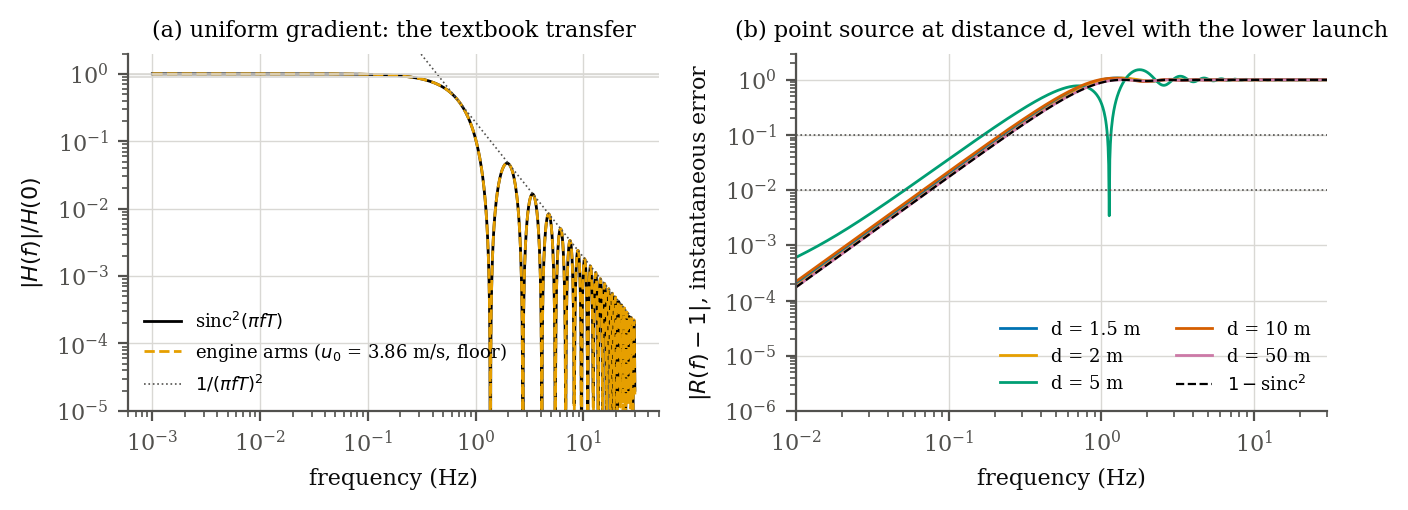

This figure's Python source:
"""The gradiometer's transfer function, ideal and in the near field (C2, C3).

    python transfer.py          # transfer.json, transfer.pdf, transfer.png

1. |H(f)|/H(0) of the arms' separation (uniform time-varying gradient -> phase): numerical, from
   flight.py's arms, against sinc²(πfT) (Cheinet et al. 2008 eq. 9; acceleration transfer
   H_a = k_eff H/ω² = k_eff T² sinc²(ωT/2)). Symmetric launch without floor (the textbook case)
   and the engine's (u₀ = 3.86 m/s, floor).
2. The near field: a point mass at horizontal distance d, level with the lower launch point (z = 0)
   or midway up the tower (z = 5 m), whose mass is modulated as e^{iωt}. Its flight phase relative
   to the read frozen at the π pulse, R(f) = Σ s w ΔV e^{iω(τ−T)} / Σ s w ΔV, is the transfer
   function the instrument really applies to that source; 1 − R is the error of the instantaneous
   approximation at frequency f.
"""

from __future__ import annotations

import json
from dataclasses import replace
from pathlib import Path

import matplotlib.pyplot as plt
import numpy as np

import flight as F
import style as S

HERE = Path(__file__).resolve().parent
FREQS = np.geomspace(1e-3, 30.0, 1200)
DISTANCES = [1.0, 1.5, 2.0, 3.0, 5.0, 10.0, 20.0, 50.0]
HEIGHTS = [0.0, 5.0]


def sinc2(f: np.ndarray, t: float) -> np.ndarray:
    return np.sinc(f * t) ** 2  # numpy's sinc(x) = sin(πx)/(πx)


def near_response(ins: F.Instrument, d: float, z: float, freqs: np.ndarray) -> np.ndarray:
    """R(f) (complex) for a modulated point mass at (d, 0, z) from the tower's base."""
    tau, w, z_lo, z_up = F.nodes(ins)
    src = np.array([d, 0.0, z])
    acc = np.zeros(len(tau))
    for height, s in ((0.0, 1.0), (ins.separation, -1.0)):
        r_u = np.hypot(d, height + z_up - z)
        r_l = np.hypot(d, height + z_lo - z)
        acc += s * w * (-1.0 / r_u + 1.0 / r_l)
    del src
    return (np.exp(2j * np.pi * np.outer(freqs, tau - ins.half)) @ acc) / acc.sum()


def crossing(freqs: np.ndarray, err: np.ndarray, level: float) -> float | None:
    """The lowest frequency at which `err` first reaches `level` (log-interpolated)."""
    above = np.nonzero(err >= level)[0]
    if len(above) == 0:
        return None
    i = int(above[0])
    if i == 0:
        return float(freqs[0])
    f0, f1, e0, e1 = freqs[i - 1], freqs[i], err[i - 1], err[i]
    x = (np.log(level) - np.log(e0)) / (np.log(e1) - np.log(e0))
    return float(np.exp(np.log(f0) + x * (np.log(f1) - np.log(f0))))


def main() -> None:
    res: dict[str, object] = {}
    ideal = replace(F.AION10, floor = False).symmetric()
    num = F.separation_transfer(ideal, FREQS)
    ref = sinc2(FREQS, ideal.half)
    low = FREQS <= 10.0
    c2 = float(np.max(np.abs(num[low] - ref[low])))
    ctrl = float(np.max(np.abs(num[low] - sinc2(FREQS[low], 1.01 * ideal.half))))
    res["C2"] = {"max_abs_diff_f_le_10Hz": c2, "control_T_plus_1pct": ctrl, "pass": c2 <= 1e-9 and ctrl > 1e-9}
    print(f"C2: |numerical − sinc²| ≤ {c2:.1e} for f ≤ 10 Hz; control (T+1%) {ctrl:.1e}")
    engine = F.separation_transfer(F.AION10, FREQS)
    tau, w, z_lo, z_up = F.nodes(replace(F.AION10, order = 16, panel = 0.005))
    area = float(np.sum(w * (z_up - z_lo)))
    res["engine_arms"] = {"separation_area_m_s": area, "ideal_area_vT2": F.AION10.kick * F.AION10.half**2,
                          "ratio": area / (F.AION10.kick * F.AION10.half**2),
                          "max_abs_diff_vs_sinc2_f_le_10Hz": float(np.max(np.abs(engine[low] - ref[low])))}
    print("engine arms: separation area / vT² =", res["engine_arms"]["ratio"])
    # Where sinc² falls: 1 %, 10 %, half, first null.
    marks = {lvl: crossing(FREQS, 1.0 - ref, lvl) for lvl in (0.01, 0.1, 0.5)}
    res["sinc2_falls"] = {"1pct_Hz": marks[0.01], "10pct_Hz": marks[0.1], "half_Hz": marks[0.5],
                          "first_null_Hz": 1.0 / ideal.half, "at_10Hz": float(sinc2(np.array([10.0]), ideal.half)[0]),
                          "envelope_at_10Hz_1_over_(pi f T)^2": float(1.0 / (np.pi * 10.0 * ideal.half) ** 2)}
    print("sinc² falls 1 % at", marks[0.01], "Hz, 10 % at", marks[0.1], "Hz, half at", marks[0.5])
    near: dict[str, object] = {}
    c3 = None
    for z in HEIGHTS:
        for d in DISTANCES:
            r = near_response(F.AION10, d, z, FREQS)
            err = np.abs(r - 1.0)
            key = f"d={d:g},z={z:g}"
            near[key] = {"d": d, "z": z, "abs_R": np.abs(r).tolist(), "err": err.tolist(),
                         "f_1pct_Hz": crossing(FREQS, err, 0.01), "f_10pct_Hz": crossing(FREQS, err, 0.1),
                         "f_half_Hz": crossing(np.asarray(FREQS), np.abs(1 - np.abs(r)), 0.5)}
            if d == 50.0 and z == 0.0:
                sel = FREQS <= 2.0
                c3 = float(np.max(np.abs(np.abs(r[sel]) - ref[sel]) / ref[sel].clip(1e-30)))
            print(f"z={z:g} d={d:5.1f}: error 1 % at {near[key]['f_1pct_Hz']:.3g} Hz, 10 % at "
                  f"{near[key]['f_10pct_Hz']:.3g} Hz")
    res["near"] = near
    res["C3"] = {"d50_max_rel_diff_vs_sinc2_f_le_2Hz": c3, "pass": c3 is not None and c3 <= 0.01}
    print(f"C3: d = 50 m, f ≤ 2 Hz, max relative |R| − sinc² = {c3:.2e}")
    res["freqs_Hz"] = FREQS.tolist()
    res["sinc2"] = ref.tolist()
    res["numerical_ideal"] = num.tolist()
    res["numerical_engine"] = engine.tolist()
    (HERE / "transfer.json").write_text(json.dumps(res))
    plot(res)


def plot(res: dict[str, object]) -> None:
    S.apply()
    f = np.array(res["freqs_Hz"])
    fig, (a, b) = plt.subplots(1, 2, figsize = (6.8, 2.6))
    a.loglog(f, res["sinc2"], color = S.BLACK, lw = 1.0, label = r"sinc$^2(\pi f T)$")
    a.loglog(f, res["numerical_engine"], color = S.ORANGE, lw = 1.0, ls = "--",
             label = "engine arms ($u_0$ = 3.86 m/s, floor)")
    a.loglog(f, 1.0 / (np.pi * f * 0.73) ** 2, color = S.INK2, lw = 0.6, ls = ":", label = r"$1/(\pi fT)^2$")
    for lvl, lab in ((0.99, "1 %"), (0.9, "10 %")):
        a.axhline(lvl, color = S.GRID, lw = 0.6)
    a.set_ylim(1e-5, 2)
    a.set_xlabel("frequency (Hz)")
    a.set_ylabel(r"$|H(f)|/H(0)$")
    a.set_title("(a) uniform gradient: the textbook transfer", fontsize = 8)
    a.legend(fontsize = 6.5, loc = "lower left")
    near = res["near"]
    for k, d in enumerate([1.5, 2.0, 5.0, 10.0, 50.0]):
        r = near[f"d={d:g},z=0"]
        b.loglog(f, np.maximum(r["err"], 1e-12), color = S.SERIES[k], lw = 1.0, label = f"d = {d:g} m")
    b.loglog(f, np.abs(1.0 - np.array(res["sinc2"])), color = S.BLACK, lw = 0.8, ls = "--", label = r"$1-$sinc$^2$")
    for lvl in (0.01, 0.1):
        b.axhline(lvl, color = S.INK2, lw = 0.6, ls = ":")
    b.set_xlim(1e-2, 30)
    b.set_ylim(1e-6, 3)
    b.set_xlabel("frequency (Hz)")
    b.set_ylabel(r"$|R(f)-1|$, instantaneous error")
    b.set_title("(b) point source at distance d, level with the lower launch", fontsize = 8)
    b.legend(fontsize = 6.5, loc = "lower right", ncol = 2)
    fig.tight_layout()
    fig.savefig(HERE / "transfer.pdf")
    fig.savefig(HERE / "transfer.png", dpi = 200)


if __name__ == "__main__":
    main()
